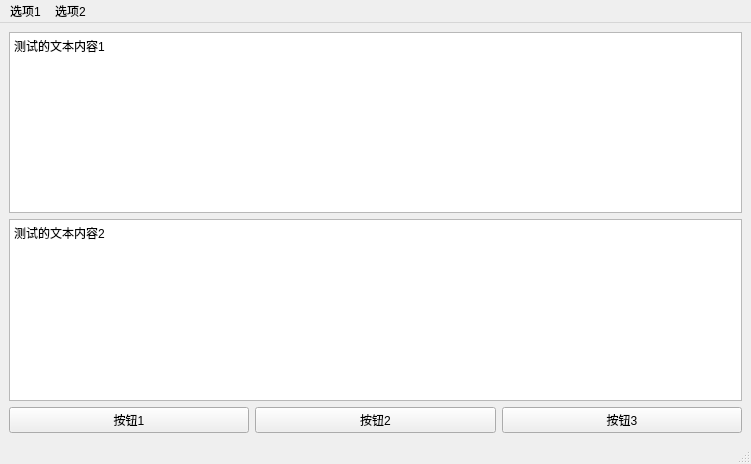
<?xml version="1.0" encoding="UTF-8"?>
<ui version="4.0">
 <class>MainWindow</class>
 <widget class="QMainWindow" name="MainWindow">
  <property name="geometry">
   <rect>
    <x>0</x>
    <y>0</y>
    <width>751</width>
    <height>464</height>
   </rect>
  </property>
  <property name="windowTitle">
   <string>MainWindow</string>
  </property>
  <widget class="QWidget" name="centralwidget">
   <layout class="QVBoxLayout" name="verticalLayout_3">
    <item>
     <layout class="QVBoxLayout" name="verticalLayout_2">
      <item>
       <layout class="QVBoxLayout" name="verticalLayout">
        <item>
         <widget class="QPlainTextEdit" name="plainTextEdit">
          <property name="plainText">
           <string>测试的文本内容1</string>
          </property>
         </widget>
        </item>
        <item>
         <widget class="QTextEdit" name="textEdit">
          <property name="html">
           <string>&lt;!DOCTYPE HTML PUBLIC &quot;-//W3C//DTD HTML 4.0//EN&quot; &quot;http://www.w3.org/TR/REC-html40/strict.dtd&quot;&gt;
&lt;html&gt;&lt;head&gt;&lt;meta name=&quot;qrichtext&quot; content=&quot;1&quot; /&gt;&lt;meta charset=&quot;utf-8&quot; /&gt;&lt;style type=&quot;text/css&quot;&gt;
p, li { white-space: pre-wrap; }
hr { height: 1px; border-width: 0; }
li.unchecked::marker { content: &quot;\2610&quot;; }
li.checked::marker { content: &quot;\2612&quot;; }
&lt;/style&gt;&lt;/head&gt;&lt;body style=&quot; font-family:'Microsoft YaHei UI'; font-size:9pt; font-weight:400; font-style:normal;&quot;&gt;
&lt;p style=&quot; margin-top:0px; margin-bottom:0px; margin-left:0px; margin-right:0px; -qt-block-indent:0; text-indent:0px;&quot;&gt;测试的文本内容2&lt;/p&gt;&lt;/body&gt;&lt;/html&gt;</string>
          </property>
         </widget>
        </item>
       </layout>
      </item>
      <item>
       <layout class="QHBoxLayout" name="horizontalLayout">
        <item>
         <widget class="QPushButton" name="pushButton">
          <property name="text">
           <string>按钮1</string>
          </property>
          <attribute name="buttonGroup">
           <string notr="true">buttonGroup</string>
          </attribute>
         </widget>
        </item>
        <item>
         <widget class="QPushButton" name="pushButton_2">
          <property name="text">
           <string>按钮2</string>
          </property>
          <attribute name="buttonGroup">
           <string notr="true">buttonGroup</string>
          </attribute>
         </widget>
        </item>
        <item>
         <widget class="QPushButton" name="pushButton_3">
          <property name="text">
           <string>按钮3</string>
          </property>
          <attribute name="buttonGroup">
           <string notr="true">buttonGroup</string>
          </attribute>
         </widget>
        </item>
       </layout>
      </item>
     </layout>
    </item>
   </layout>
  </widget>
  <widget class="QMenuBar" name="menubar">
   <property name="geometry">
    <rect>
     <x>0</x>
     <y>0</y>
     <width>751</width>
     <height>22</height>
    </rect>
   </property>
   <widget class="QMenu" name="menu_1">
    <property name="title">
     <string>选项1</string>
    </property>
   </widget>
   <widget class="QMenu" name="menu_2">
    <property name="title">
     <string>选项2</string>
    </property>
   </widget>
   <addaction name="menu_1"/>
   <addaction name="menu_2"/>
  </widget>
  <widget class="QStatusBar" name="statusbar"/>
 </widget>
 <resources/>
 <connections/>
 <buttongroups>
  <buttongroup name="buttonGroup"/>
 </buttongroups>
</ui>
